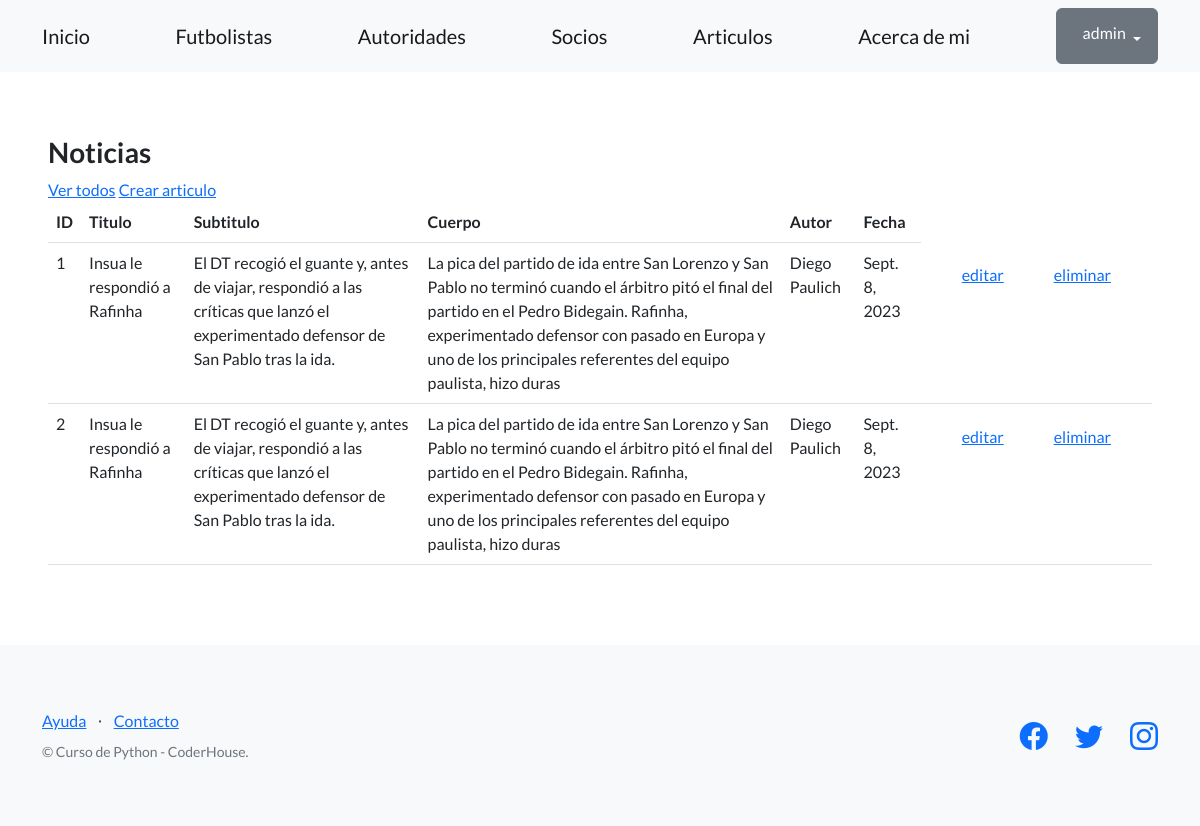
Before: /blog/lista-articulos/ (signed in) with the older database file.
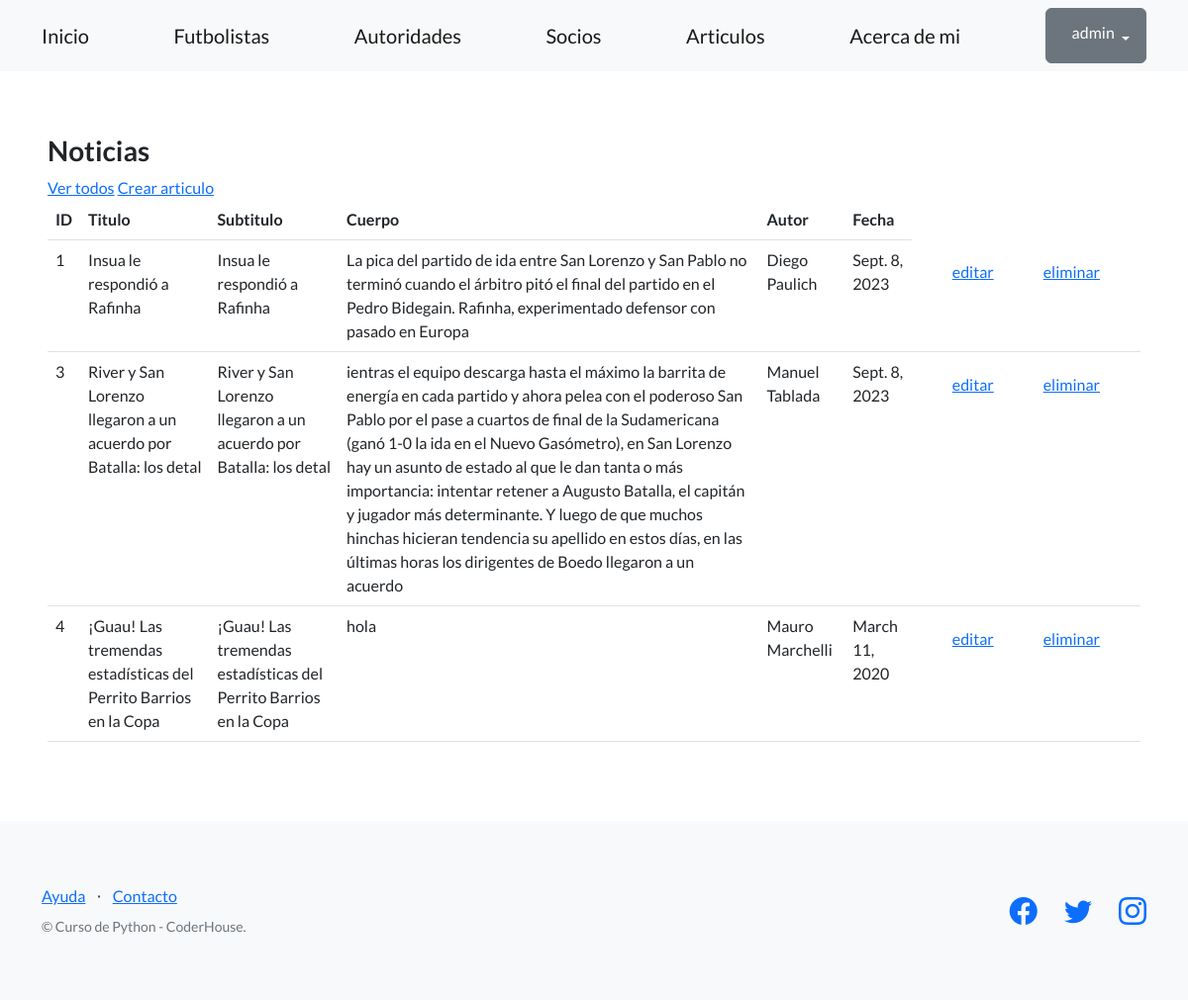
After: the same page with the newer database file.
### blog/models.py (models this page shows, shortened)
class Articulo(models.Model):
    titulo = models.CharField(max_length=256)
    subtitulo = models.CharField(max_length=256)
    cuerpo = models.CharField(max_length=256)
    autor = models.CharField(max_length=256)
    fecha = models.DateField(null=True)
    creador = models.ForeignKey(User, on_delete=models.CASCADE, related_name="lista_articulos")

### blog/views.py (the view)
# urls.py: path("lista-articulos/", listar_articulos, name="lista_articulos"),
def listar_articulos(request):
    contexto = {
        "articulos": Articulo.objects.all(),
    }
    http_response = render(
        request=request,
        template_name="blog/lista_articulos.html",
        context=contexto,
    )
    return http_response

### blog/templates/blog/lista_articulos.html (shortened to what this page needs)
{% extends "templates/base.html" %}
{% block contenido %}
<h3>Noticias </h3>
<a href="{% url 'lista_articulos' %}">Ver todos</a>
<a href="{% url 'crear_articulo' %}">Crear articulo</a>
<table class="table">
  <tbody>
    <tr>
      <th>ID</th>
      <th>Titulo</th>
      <th>Subtitulo</th>
      <th>Cuerpo</th>
      <th>Autor</th>
      <th>Fecha</th>
    </tr>
    {% for articulo in articulos %}
    <tr>
      <td>{{ articulo.id }}</td>
      <td>{{ articulo.titulo }}</td>
      <td>{{ articulo.subtitulo }}</td>
      <td>{{ articulo.cuerpo }}</td>
      <td>{{ articulo.autor }}</td>
      <td>{{ articulo.fecha }}</td>
      <td>{{ articulo.creador }}</td>
      <td>
        <a class="btn btn-link" href="{% url "editar_articulo" articulo.id %}"> editar</a>
      </td>
      <td>
        <form action="{% url "eliminar_articulo" articulo.id %}" method="post">
          <input type="submit" class="btn btn-link" value="eliminar"/>
        </form>
      </td>
      <td></td>
    </tr>
    {% endfor %}
  </tbody>
</table>
{% endblock contenido %}

Changed rows visible on the page:
removed Articulo: id "2", titulo "Insua le respondió a Rafinha", subtitulo "El DT recogió el guante y, antes de viajar, respondió a las críticas que lanzó el experimentado defensor de San Pablo tras la ida.", cuerpo "La pica del partido de ida entre San Lorenzo y San Pablo no terminó cuando el árbitro pitó el final del partido en el Pedro Bidegain. Rafinha, experimentado defensor con pasado en Europa y uno de los principales referentes del equipo paulista, hizo duras", autor "Diego Paulich", fecha "Sept. 8, 2023"
changed Articulo "Insua le respondió a Rafinha": subtitulo "El DT recogió el guante y, antes de viajar, respondió a las críticas que lanzó el experimentado defensor de San Pablo tras la ida." → "Insua le respondió a Rafinha"; cuerpo "…con pasado en Europa y uno de los principales referentes del equipo paulista, hizo duras" → "…con pasado en Europa"
added Articulo: id "3", titulo "River y San Lorenzo llegaron a un acuerdo por Batalla: los detal", subtitulo "River y San Lorenzo llegaron a un acuerdo por Batalla: los detal", cuerpo "ientras el equipo descarga hasta el máximo la barrita de energía en cada partido y ahora pelea con el poderoso San Pablo por el pase a cuartos de final de la Sudamericana (ganó 1-0 la ida en el Nuevo Gasómetro), en San Lorenzo hay un asunto de estado al que le dan tanta o más importancia: intentar retener a Augusto Batalla, el capitán y jugador más determinante. Y luego de que muchos hinchas hicieran tendencia su apellido en estos días, en las últimas horas los dirigentes de Boedo llegaron a un acuerdo", autor "Manuel Tablada", fecha "Sept. 8, 2023"
added Articulo: id "4", titulo "¡Guau! Las tremendas estadísticas del Perrito Barrios en la Copa", subtitulo "¡Guau! Las tremendas estadísticas del Perrito Barrios en la Copa", cuerpo "hola", autor "Mauro Marchelli", fecha "March 11, 2020"
